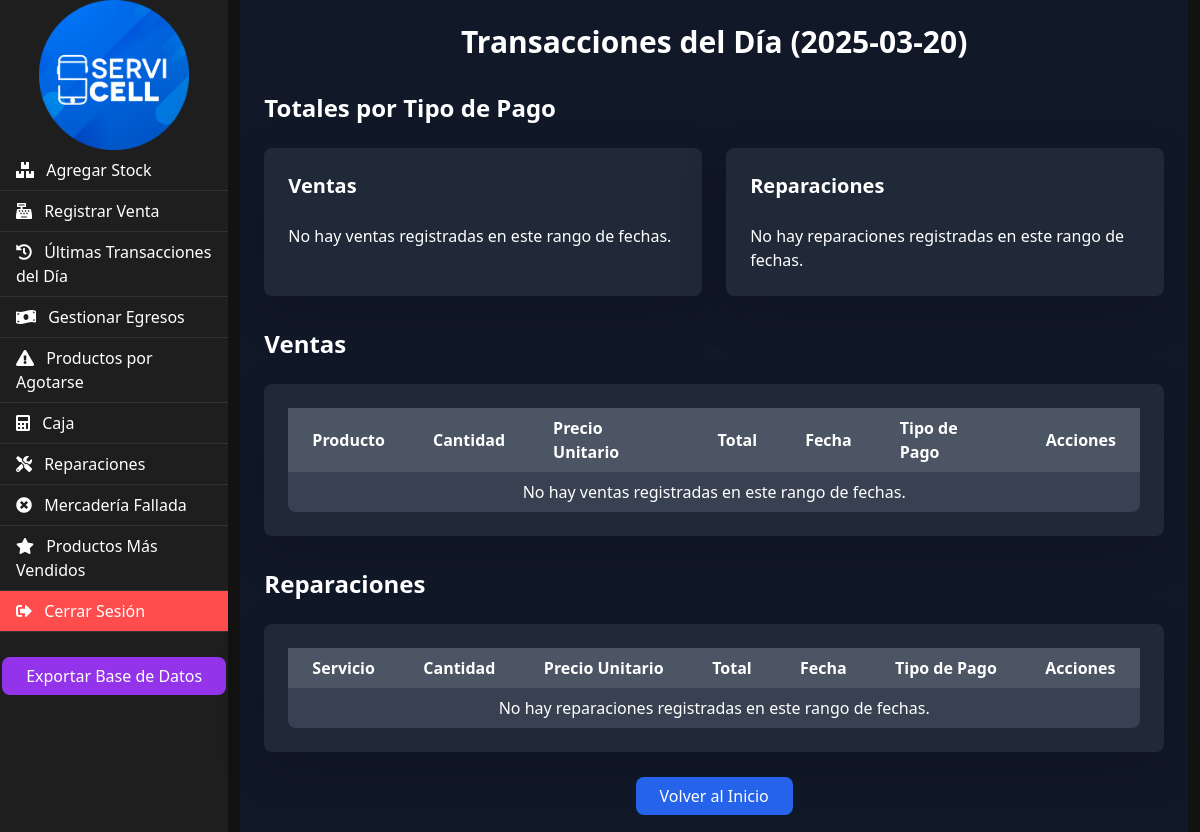
/ultimas_ventas, run on an earlier commit of the app's database.
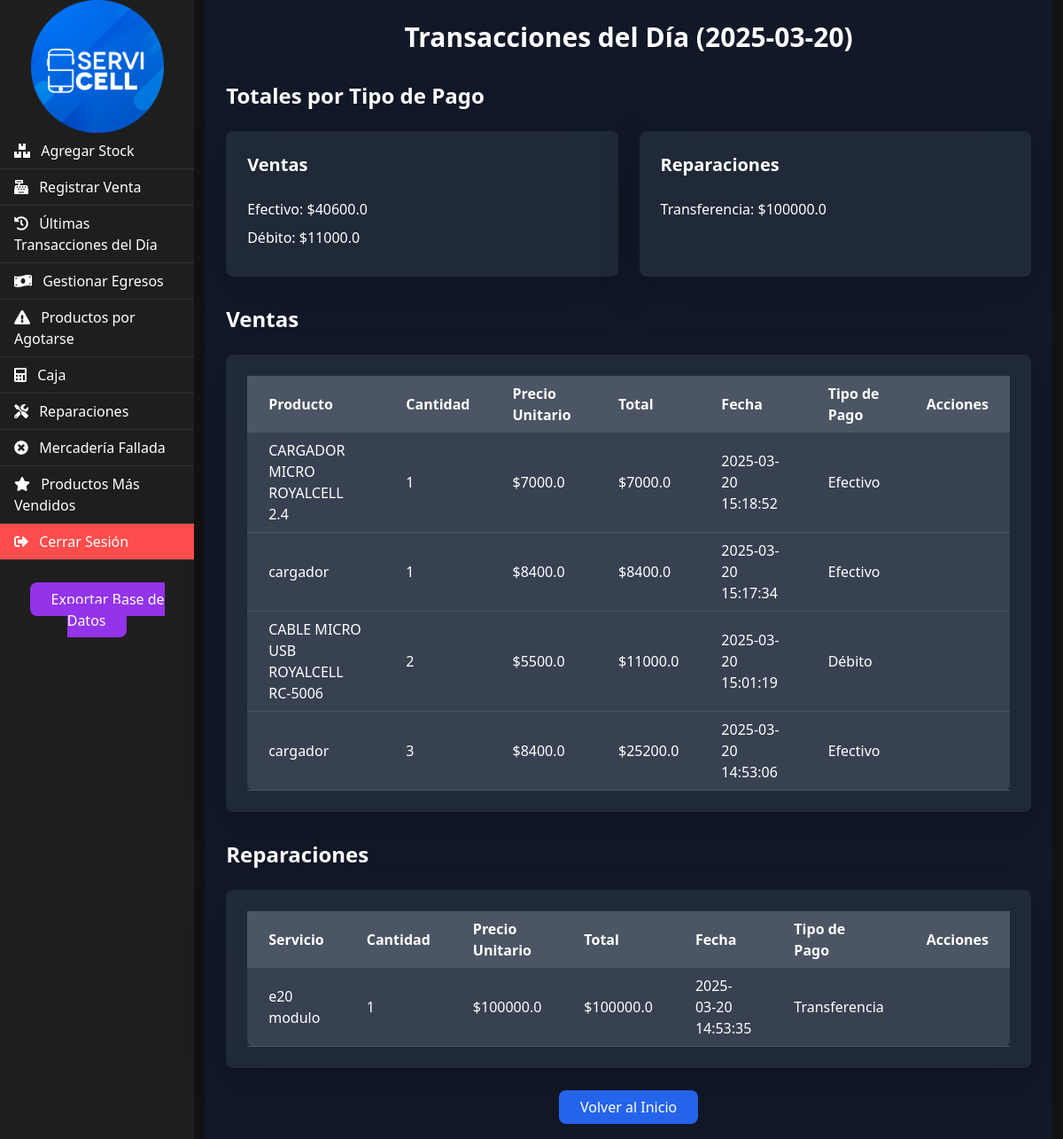
And on a later commit of the database.
### tables this page shows
CREATE TABLE "ventas" (
    id INTEGER PRIMARY KEY AUTOINCREMENT,
    producto_id INTEGER,  -- Permitir NULL
    cantidad INTEGER NOT NULL,
    fecha TEXT NOT NULL,
    nombre_manual TEXT,
    precio_manual REAL, tipo_pago TEXT, dni_cliente TEXT, total REAL,
    FOREIGN KEY (producto_id) REFERENCES productos (id)
);

CREATE TABLE reparaciones (
    id INTEGER PRIMARY KEY AUTOINCREMENT,
    nombre_servicio TEXT NOT NULL,
    precio REAL NOT NULL,
    fecha TEXT NOT NULL
, cantidad INTEGER, tipo_pago TEXT, dni_cliente TEXT);

CREATE TABLE productos (
    id INTEGER PRIMARY KEY AUTOINCREMENT,
    nombre TEXT NOT NULL,
    codigo_barras TEXT UNIQUE NOT NULL,
    stock INTEGER NOT NULL
, precio REAL, precio_costo REAL, cantidad_vendida INTEGER DEFAULT 0);

### app.py (the view)
@app.route('/ultimas_ventas')
def ultimas_ventas():
    conn = get_db_connection()
    cursor = conn.cursor()
    argentina_tz = pytz.timezone('America/Argentina/Buenos_Aires')
    fecha_actual = datetime.now(argentina_tz).strftime('%Y-%m-%d')  # Solo la fecha, sin la hora
    fecha_desde = request.args.get('fecha_desde', fecha_actual)
    fecha_hasta = request.args.get('fecha_hasta', fecha_actual)
    cursor.execute('''
        SELECT
            v.id AS venta_id,
            p.nombre AS nombre_producto,
            v.cantidad,
            p.precio AS precio_unitario,
            (v.cantidad * p.precio) AS total,
            v.fecha,
            v.tipo_pago
        FROM ventas v
        JOIN productos p ON v.producto_id = p.id
        WHERE DATE(v.fecha) BETWEEN ? AND ?
        ORDER BY v.fecha DESC
    ''', (fecha_desde, fecha_hasta))
    ventas = cursor.fetchall()
    cursor.execute('''
        SELECT
            id AS reparacion_id,
            nombre_servicio AS nombre_servicio,
            cantidad,
            precio AS precio_unitario,
            (cantidad * precio) AS total,
            fecha,
            tipo_pago
        FROM reparaciones
        WHERE DATE(fecha) BETWEEN ? AND ?
        ORDER BY fecha DESC
    ''', (fecha_desde, fecha_hasta))
    reparaciones = cursor.fetchall()
    total_ventas_por_pago = {}
    for venta in ventas:
        tipo_pago = venta['tipo_pago']
        total = venta['total']
        if tipo_pago in total_ventas_por_pago:
            total_ventas_por_pago[tipo_pago] += total
        else:
            total_ventas_por_pago[tipo_pago] = total
    total_reparaciones_por_pago = {}
    for reparacion in reparaciones:
        tipo_pago = reparacion['tipo_pago']
        total = reparacion['total']
        if tipo_pago in total_reparaciones_por_pago:
            total_reparaciones_por_pago[tipo_pago] += total
        else:
            total_reparaciones_por_pago[tipo_pago] = total
    conn.close()
    return render_template(
        'ultimas_ventas.html',
        ventas=ventas,
        reparaciones=reparaciones,
        fecha_actual=fecha_actual,
        total_ventas_por_pago=total_ventas_por_pago,
        total_reparaciones_por_pago=total_reparaciones_por_pago,
        fecha_desde=fecha_desde,
        fecha_hasta=fecha_hasta
    )

### app.py (called while the page is built)
def get_db_connection():
    conn = sqlite3.connect('negocio.db')
    conn.row_factory = sqlite3.Row
    return conn

### templates/ultimas_ventas.html (shortened to what this page needs)
{% extends "base.html" %}
{% block content %}
<div class="p-6 bg-gray-900 text-white min-h-screen">
    <h1 class="text-3xl font-bold text-center mb-8">Transacciones del Día ({{ fecha_actual }})</h1>
    <div class="mb-8">
        <h2 class="text-2xl font-semibold mb-4">Totales por Tipo de Pago</h2>
        <div class="grid grid-cols-1 md:grid-cols-2 gap-6">
            <div class="bg-gray-800 p-6 rounded-lg shadow-lg">
                <h3 class="text-xl font-semibold mb-4">Ventas</h3>
                <ul>
                    {% for tipo_pago, total in total_ventas_por_pago.items() %}
                    <li class="mb-2">
                        <span class="font-medium">{{ tipo_pago }}:</span> ${{ total }}
                    </li>
                    {% else %}
                    <li>No hay ventas registradas en este rango de fechas.</li>
                    {% endfor %}
                </ul>
            </div>
            <div class="bg-gray-800 p-6 rounded-lg shadow-lg">
                <h3 class="text-xl font-semibold mb-4">Reparaciones</h3>
                <ul>
                    {% for tipo_pago, total in total_reparaciones_por_pago.items() %}
                    <li class="mb-2">
                        <span class="font-medium">{{ tipo_pago }}:</span> ${{ total }}
                    </li>
                    {% else %}
                    <li>No hay reparaciones registradas en este rango de fechas.</li>
                    {% endfor %}
                </ul>
            </div>
        </div>
    </div>
    <div class="mb-8">
        <h2 class="text-2xl font-semibold mb-4">Ventas</h2>
        <div class="bg-gray-800 p-6 rounded-lg shadow-lg">
            <div class="overflow-x-auto">
                <table class="min-w-full bg-gray-700 rounded-lg">
                    <thead>
                        <tr class="bg-gray-600">
                            <th class="px-4 py-2 text-left">Producto</th>
                            <th class="px-4 py-2 text-left">Cantidad</th>
                            <th class="px-4 py-2 text-left">Precio Unitario</th>
                            <th class="px-4 py-2 text-left">Total</th>
                            <th class="px-4 py-2 text-left">Fecha</th>
                            <th class="px-4 py-2 text-left">Tipo de Pago</th>
                            <th class="px-4 py-2 text-left">Acciones</th>
                        </tr>
                    </thead>
                    <tbody>
                        {% for venta in ventas %}
                        <tr class="border-b border-gray-600 hover:bg-gray-650 transition duration-200">
                            <td class="px-4 py-2">{{ venta.nombre_producto }}</td>
                            <td class="px-4 py-2">{{ venta.cantidad }}</td>
                            <td class="px-4 py-2">${{ venta.precio_unitario }}</td>
                            <td class="px-4 py-2">${{ venta.total }}</td>
                            <td class="px-4 py-2">{{ venta.fecha }}</td>
                            <td class="px-4 py-2">{{ venta.tipo_pago }}</td>
                            <td class="px-4 py-2">
                            </td>
                        </tr>
                        {% else %}
                        <tr>
                            <td colspan="7" class="px-4 py-2 text-center">No hay ventas registradas en este rango de fechas.</td>
                        </tr>
                        {% endfor %}
                    </tbody>
                </table>
            </div>
        </div>
    </div>
    <div>
        <h2 class="text-2xl font-semibold mb-4">Reparaciones</h2>
        <div class="bg-gray-800 p-6 rounded-lg shadow-lg">
            <div class="overflow-x-auto">
                <table class="min-w-full bg-gray-700 rounded-lg">
                    <thead>
                        <tr class="bg-gray-600">
                            <th class="px-4 py-2 text-left">Servicio</th>
                            <th class="px-4 py-2 text-left">Cantidad</th>
                            <th class="px-4 py-2 text-left">Precio Unitario</th>
                            <th class="px-4 py-2 text-left">Total</th>
                            <th class="px-4 py-2 text-left">Fecha</th>
                            <th class="px-4 py-2 text-left">Tipo de Pago</th>
                            <th class="px-4 py-2 text-left">Acciones</th>
                        </tr>
                    </thead>
                    <tbody>
                        {% for reparacion in reparaciones %}
                        <tr class="border-b border-gray-600 hover:bg-gray-650 transition duration-200">
                            <td class="px-4 py-2">{{ reparacion.nombre_servicio }}</td>
                            <td class="px-4 py-2">{{ reparacion.cantidad }}</td>
                            <td class="px-4 py-2">${{ reparacion.precio_unitario }}</td>
                            <td class="px-4 py-2">${{ reparacion.total }}</td>
                            <td class="px-4 py-2">{{ reparacion.fecha }}</td>
                            <td class="px-4 py-2">{{ reparacion.tipo_pago }}</td>
                            <td class="px-4 py-2">
                            </td>
                        </tr>
                        {% else %}
                        <tr>
                            <td colspan="7" class="px-4 py-2 text-center">No hay reparaciones registradas en este rango de fechas.</td>
                        </tr>
                        {% endfor %}
                    </tbody>
                </table>
            </div>
        </div>
    </div>
    <div class="mt-8 text-center">
        <a href="{{ url_for('index') }}" class="px-6 py-2 bg-blue-600 hover:bg-blue-700 text-white rounded-lg transition duration-300">Volver al Inicio</a>
    </div>
</div>
{% endblock %}

### templates/base.html (shortened to what this page needs)
<!DOCTYPE html>
<html lang="es">
<head>
    <link href="https://cdn.jsdelivr.net/npm/bootstrap@5.3.0/dist/css/bootstrap.min.css" rel="stylesheet">
    <link href="https://cdnjs.cloudflare.com/ajax/libs/font-awesome/5.15.4/css/all.min.css" rel="stylesheet">
    <script src="https://cdn.tailwindcss.com"></script>
</head>
<body>
    <div class="d-flex" id="wrapper">
        <div class="bg-light border-right" id="sidebar-wrapper">
            <div class="sidebar-heading">
                <img src="{{ url_for('static', filename='images/logo.png') }}" alt="Logo Servicell" style="max-width: 150px;">
            </div>
            <div class="list-group list-group-flush">
                <a href="{{ url_for('agregar_stock') }}" class="list-group-item list-group-item-action">
                    <i class="fas fa-boxes me-2"></i> Agregar Stock
                </a>
                <a href="{{ url_for('registrar_venta') }}" class="list-group-item list-group-item-action">
                    <i class="fas fa-cash-register me-2"></i> Registrar Venta
                </a>
                <a href="{{ url_for('ultimas_ventas') }}" class="list-group-item list-group-item-action">
                    <i class="fas fa-history me-2"></i> Últimas Transacciones del Día
                </a>
                <a href="{{ url_for('egresos') }}" class="list-group-item list-group-item-action">
                    <i class="fas fa-money-bill-wave me-2"></i> Gestionar Egresos
                </a>
                <a href="{{ url_for('productos_por_agotarse') }}" class="list-group-item list-group-item-action">
                    <i class="fas fa-exclamation-triangle me-2"></i> Productos por Agotarse
                </a>
                <a href="{{ url_for('caja') }}" class="list-group-item list-group-item-action">
                    <i class="fas fa-calculator me-2"></i> Caja
                </a>
                <a href="{{ url_for('reparaciones') }}" class="list-group-item list-group-item-action">
                    <i class="fas fa-tools me-2"></i> Reparaciones
                </a>
                <a href="{{ url_for('mercaderia_fallada') }}" class="list-group-item list-group-item-action">
                    <i class="fas fa-times-circle me-2"></i> Mercadería Fallada
                </a>
                <a href="{{ url_for('productos_mas_vendidos') }}" class="list-group-item list-group-item-action">
                    <i class="fas fa-star me-2"></i> Productos Más Vendidos
                </a>
                <a href="{{ url_for('logout') }}" class="list-group-item list-group-item-action list-group-item-logout">
                    <i class="fas fa-sign-out-alt me-2"></i> Cerrar Sesión
                </a>
                <div class="mt-8 text-center">
                    <a href="{{ url_for('exportar_db') }}" class="px-6 py-2 bg-purple-600 hover:bg-purple-700 text-white rounded-lg transition duration-300">Exportar Base de Datos</a>
                </div>
            </div>
        </div>
        <div id="page-content-wrapper" class="container-fluid">
            {% block content %}{% endblock %}
        </div>
    </div>
</body>
</html>

### templates/base.html (style rules this page uses)
body { background-color: #121212; color: #ffffff; }
.bg-light { background-color: #1e1e1e !important; border-color: #333333 !important; }
.list-group-item { background-color: #1e1e1e; color: #ffffff; border-color: #333333; }
.sidebar-heading { display: flex; justify-content: center; align-items: center; height: 150px; padding: 20px; }
.sidebar-heading img { max-width: 100%; height: auto; display: block; }
.list-group-item-logout { background-color: #ff4d4d; color: #ffffff; }

What changed in the data, as far as the page shows it:
added ventas: tipo_pago "Efectivo", total "40600.0", nombre_producto "CARGADOR MICRO ROYALCELL 2.4", cantidad "1", precio_unitario "7000.0", total "7000.0", fecha "2025-03-20 15:18:52"
added ventas: tipo_pago "Débito", total "11000.0", nombre_producto "CABLE MICRO USB ROYALCELL RC-5006", cantidad "2", precio_unitario "5500.0", fecha "2025-03-20 15:01:19"
added reparaciones: tipo_pago "Transferencia", precio "100000.0", nombre_servicio "e20 modulo", cantidad "1", precio_unitario "100000.0", total "100000.0", fecha "2025-03-20 14:53:35"
added ventas: nombre_producto "cargador", cantidad "1", precio_unitario "8400.0", total "8400.0", fecha "2025-03-20 15:17:34", tipo_pago "Efectivo", shown under "Ventas"
added ventas: nombre_producto "cargador", cantidad "3", precio_unitario "8400.0", total "25200.0", fecha "2025-03-20 14:53:06", tipo_pago "Efectivo", shown under "Ventas"
Also different on the page:
text no longer shown: "No hay ventas registradas en este rango de fechas. No hay reparaciones registradas en este rango de fechas. No hay ventas registradas en este rango de fechas. No hay reparaciones registradas en este rango de fechas."
